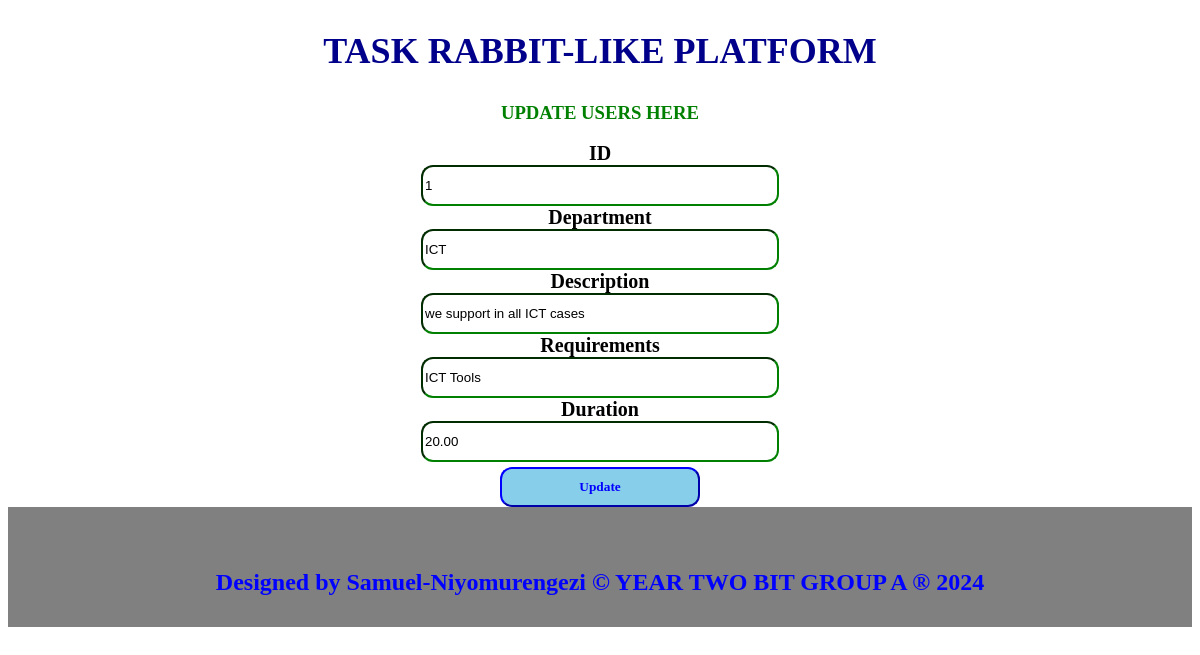
/roles_edit.php?role_id=1, run on the app's committed database.
### tables this page shows
CREATE TABLE `role` (
  `role_id` int(11) NOT NULL,
  `department` varchar(100) DEFAULT NULL,
  `description` varchar(100) DEFAULT NULL,
  `requirements` varchar(100) DEFAULT NULL,
  `duration` decimal(10,2) DEFAULT NULL
);

### roles_edit.php (the view, shortened to what this page needs)
<?php
include "dbconnection.php";
if ($_SERVER['REQUEST_METHOD'] == 'GET') {
    $role_id = $_GET["role_id"];
    $sql = "SELECT * FROM role WHERE role_id=$role_id";
    $result = $connection->query($sql);
    if ($result->num_rows > 0) {
        $row = $result->fetch_assoc();
        $role_id = $row["role_id"];
        $department = $row["department"];
        $description = $row["description"];
        $requirements = $row["requirements"];
        $duration = $row["duration"];
    } else {
        header("requirements: /taskrabbit-like platform/roles_edit.php");
        exit;
    }
}
?>
<!DOCTYPE html>
<html>
<head>
    <link rel="stylesheet" type="text/css" href="./css/stylee.css" title="style1" media="screen,tv,print,handheld"/>
</head>
<body>
    <center>
        <h2>TASK RABBIT-LIKE PLATFORM</h2>
        <h3 style="color:green;">UPDATE USERS HERE</h3>
        <section class="forms">
            <form method="POST">
                <label>ID</label><br>
                <input type="text" name="role_id" readonly class="input" value="<?php echo $role_id; ?>"><br>
                <label>Department</label><br>
                <input type="text" name="department" class="input" value="<?php echo $department; ?>"><br>
                <label>Description</label><br>
                <input type="text" name="description" class="input" value="<?php echo $description; ?>"><br>
                <label>Requirements</label><br>
                <input type="text" name="requirements" readonly value="<?php echo $requirements; ?>" class="input"><br>
                <label>Duration</label><br>
                <input type="text" name="duration" value="<?php echo $duration; ?>" class="input"><br>
                <input type="submit" name="submit" value="Update" class="sb">
            </form>
        </section>
    </center>
    <footer>
        <p><h1>Designed by Samuel-Niyomurengezi &copy; YEAR TWO BIT GROUP A &reg; 2024</h1></p>
    </footer>
</body>
</html>

### css/stylee.css (style rules this page uses)
body { background-image: url('./images/image.png'); background-repeat: no-repeat; background-size: cover; }
label { font-family: century; font-weight: bold; font-size: 20px; }
h2 { font-family: Imprint MT Shadow; font-weight: bold; font-size:36px; color: blue; }
h1 { font-size: 24px; text-align: center; font-family: century; font-weight: bold; color: blue; }
h2 { font-family:Castellar; color: darkblue; }
label { font-family: elephant; font-size: 20px; }
.sb { font-family:Georgia; padding: 10px; border-color: blue; background-color: skyblue; width: 200px; margin-top: 5px; border-radius: 12px; font-weight: bold; color: blue; }
.input { width: 350px; height: 35px; border-radius: 12px; border-color: green; }
footer { color: white; height: 30px; text-align: center; margin-bottom: 5px; padding: 45px; background-color: gray; }

### data on the page
role: role_id "1", department "ICT", description "we support in all ICT cases", requirements "ICT Tools", duration "20.00"
